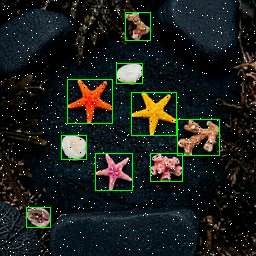
#> input picture Binarization_Real_Image_Verification_Editing_Flow_With_Index/Binarization_Part2_Real_Image_Verification_v3_Editing_Flow/images/drawBbox_result_p2.bmp, 256 x 256 px
$ python prepare_image.py
#> lines starting #> are read from the running program, lines starting #| are printed output that depends on the picture; after the words box and inside, x2 and y2 are one past the last pixel; in counts of white or black regions, pixels touching at a corner belong together
from pathlib import Path
from PIL import Image

THRESHOLD = 128
BASE_DIR = Path(__file__).resolve().parent
PROJECT_DIR = BASE_DIR.parent
IMAGE_DIR = PROJECT_DIR / "images"
DATA_DIR = PROJECT_DIR / "data"
INPUT = IMAGE_DIR / "drawBbox_result_p2.bmp"

DATA_DIR.mkdir(exist_ok=True)
IMAGE_DIR.mkdir(exist_ok=True)

img = Image.open(INPUT).convert("RGB")
#> img is the input picture: PIL image 256x256 RGB; mean R, G, B 27.4, 32.4, 27.4
if img.size != (256, 256):
    raise SystemExit(f"Expected 256x256 image, got {img.size}")

gray = img.convert("L")
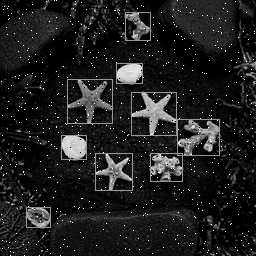
#> gray: PIL image 256x256 L; min 0, max 255, mean 30.3
gray.save(IMAGE_DIR / "sample_gray.png")
vals = list(gray.getdata())
#> vals = 65536 items

(DATA_DIR / "gray.hex").write_text(
    "\n".join(f"{v:02x}" for v in vals) + "\n",
    encoding="ascii",
)
(DATA_DIR / "golden_binary.txt").write_text(
    "\n".join("1" if v >= THRESHOLD else "0" for v in vals) + "\n",
    encoding="ascii",
)
gray.point(lambda p: 255 if p >= THRESHOLD else 0).save(
    IMAGE_DIR / "sample_binary_golden.png"
)
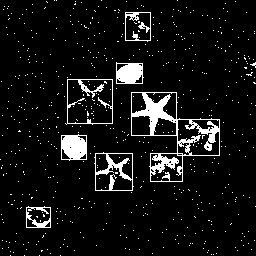
#> saved as sample_binary_golden.png: PIL image 256x256 L; 7.6% white; 600 white regions (593 under 20 px), largest, box (x1, y1, x2, y2) and area: (131, 92, 220, 182) 1899, (61, 134, 87, 161) 562, (116, 62, 144, 84) 484

print(f"Prepared {len(vals)} pixels")
#| Prepared 65536 pixels
print(f"gray.hex: {DATA_DIR / 'gray.hex'}")
print(f"golden:   {DATA_DIR / 'golden_binary.txt'}")

$ run again, with Binarization_Real_Image_Verification_Editing_Flow_With_Index/Binarization_Part2_Real_Image_Verification_v3_Editing_Flow/images/drawBbox_result_p1.bmp copied over Binarization_Real_Image_Verification_Editing_Flow_With_Index/Binarization_Part2_Real_Image_Verification_v3_Editing_Flow/images/drawBbox_result_p2.bmp
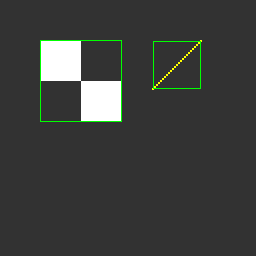
#> input picture Binarization_Real_Image_Verification_Editing_Flow_With_Index/Binarization_Part2_Real_Image_Verification_v3_Editing_Flow/images/drawBbox_result_p1.bmp, 256 x 256 px
#> img is the input picture: PIL image 256x256 RGB; mean R, G, B 59.9, 61.9, 59.5
#> vals = 65536 items
#> `gray.point(lambda p: 255 if p >= THRESHOLD else 0).save( IMAGE_DIR / "..`:
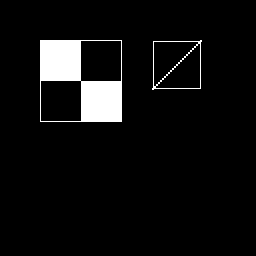
#> saved as sample_binary_golden.png: PIL image 256x256 L; 5.8% white; 2 white regions, box (x1, y1, x2, y2) and area: (40, 40, 122, 122) 3524, (152, 40, 202, 90) 286
#| Prepared 65536 pixels

$ run again, with Binarization_Real_Image_Verification_Editing_Flow_With_Index/Binarization_Part2_Real_Image_Verification_v3_Editing_Flow/images/drawBbox_result_p3.bmp copied over Binarization_Real_Image_Verification_Editing_Flow_With_Index/Binarization_Part2_Real_Image_Verification_v3_Editing_Flow/images/drawBbox_result_p2.bmp
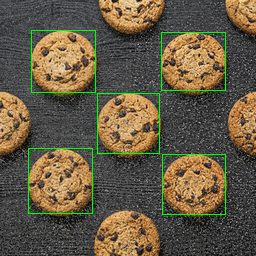
#> input picture Binarization_Real_Image_Verification_Editing_Flow_With_Index/Binarization_Part2_Real_Image_Verification_v3_Editing_Flow/images/drawBbox_result_p3.bmp, 256 x 256 px
#> img is the input picture: PIL image 256x256 RGB; mean R, G, B 101.7, 91.2, 68.7
#> `gray = img.convert("L")`:
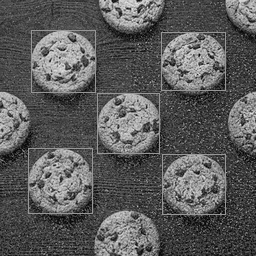
#> gray: PIL image 256x256 L; min 0, max 229, mean 91.8
#> vals = 65536 items
#> `gray.point(lambda p: 255 if p >= THRESHOLD else 0).save( IMAGE_DIR / "..`:
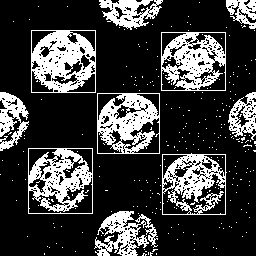
#> saved as sample_binary_golden.png: PIL image 256x256 L; 24.6% white; 271 white regions (260 under 20 px), largest, box (x1, y1, x2, y2) and area: (31, 30, 96, 93) 2585, (28, 148, 93, 214) 2281, (97, 93, 160, 154) 2236
#| Prepared 65536 pixels

$ run again, with Binarization_Real_Image_Verification_Editing_Flow_With_Index/Binarization_Part2_Real_Image_Verification_v3_Editing_Flow/images/drawBbox_result_p4.bmp copied over Binarization_Real_Image_Verification_Editing_Flow_With_Index/Binarization_Part2_Real_Image_Verification_v3_Editing_Flow/images/drawBbox_result_p2.bmp
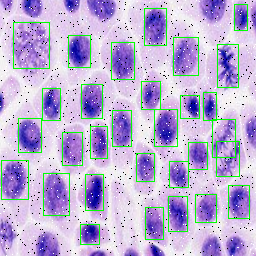
#> input picture Binarization_Real_Image_Verification_Editing_Flow_With_Index/Binarization_Part2_Real_Image_Verification_v3_Editing_Flow/images/drawBbox_result_p4.bmp, 256 x 256 px
#> img is the input picture: PIL image 256x256 RGB; mean R, G, B 185.2, 174.9, 210.5
#> `gray = img.convert("L")`:
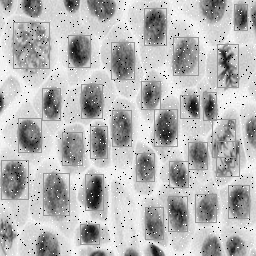
#> gray: PIL image 256x256 L; min 0, max 255, mean 182.1
#> vals = 65536 items
#> `gray.point(lambda p: 255 if p >= THRESHOLD else 0).save( IMAGE_DIR / "..`:
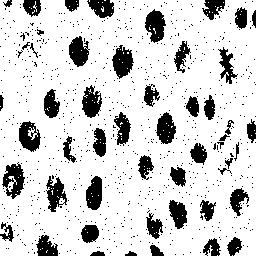
#> saved as sample_binary_golden.png: PIL image 256x256 L; 82.1% white; 780 black regions (729 under 20 px), largest, box (x1, y1, x2, y2) and area: (2, 162, 25, 199) 468, (112, 45, 134, 79) 465, (145, 9, 166, 43) 461
#| Prepared 65536 pixels
